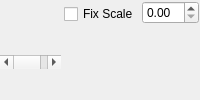
      <widget class="QChartView" name="accel_axis" native="true">
       <property name="minimumSize">
        <size>
         <width>0</width>
         <height>10</height>
        </size>
       </property>
       <layout class="QGridLayout" name="gridLayout_8">
        <property name="leftMargin">
         <number>0</number>
        </property>
        <property name="topMargin">
         <number>1</number>
        </property>
        <property name="rightMargin">
         <number>1</number>
        </property>
        <property name="bottomMargin">
         <number>0</number>
        </property>
        <property name="horizontalSpacing">
         <number>3</number>
        </property>
        <property name="verticalSpacing">
         <number>0</number>
        </property>
        <item row="1" column="0">
         <spacer name="horizontalSpacer_8">
          <property name="minimumSize">
           <size>
            <width>0</width>
            <height>10</height>
           </size>
          </property>
          <property name="orientation">
           <enum>Qt::Orientation::Horizontal</enum>
          </property>
          <property name="sizeHint" stdset="0">
           <size>
            <width>1148</width>
            <height>20</height>
           </size>
          </property>
         </spacer>
        </item>
        <item row="3" column="1">
         <spacer name="verticalSpacer_8">
          <property name="minimumSize">
           <size>
            <width>0</width>
            <height>10</height>
           </size>
          </property>
          <property name="orientation">
           <enum>Qt::Orientation::Vertical</enum>
          </property>
          <property name="sizeHint" stdset="0">
           <size>
            <width>20</width>
            <height>40</height>
           </size>
          </property>
         </spacer>
        </item>
        <item row="1" column="1">
         <widget class="QCheckBox" name="accel_check">
          <property name="minimumSize">
           <size>
            <width>0</width>
            <height>10</height>
           </size>
          </property>
          <property name="text">
           <string>Fix Scale</string>
          </property>
         </widget>
        </item>
        <item row="0" column="2" rowspan="2">
         <widget class="QDoubleSpinBox" name="accel_gain">
          <property name="minimumSize">
           <size>
            <width>0</width>
            <height>10</height>
           </size>
          </property>
         </widget>
        </item>
        <item row="3" column="0">
         <widget class="QScrollBar" name="chunk_scrollbar">
          <property name="minimumSize">
           <size>
            <width>0</width>
            <height>10</height>
           </size>
          </property>
          <property name="orientation">
           <enum>Qt::Orientation::Horizontal</enum>
          </property>
         </widget>
        </item>
       </layout>
      </widget>
